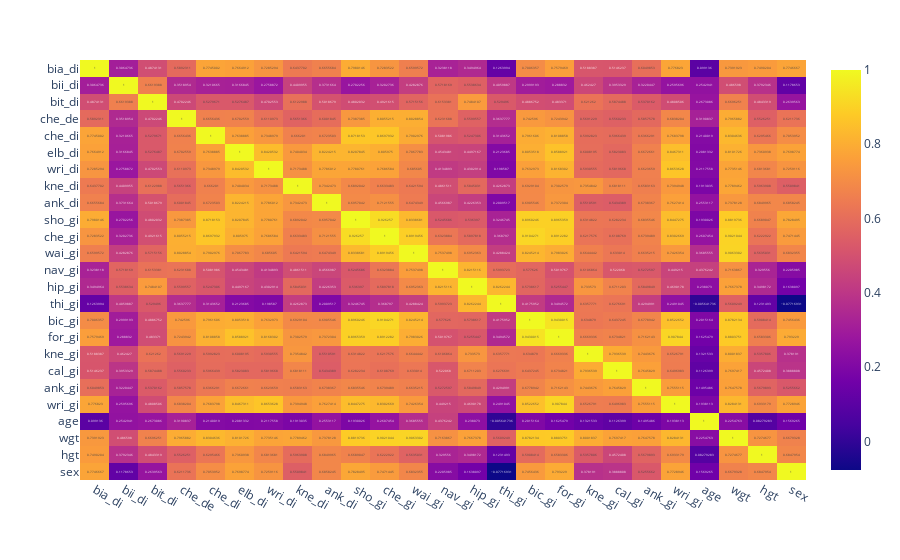

The notebook cell this image was saved under:
### Code cell
# Part 2 Task 6 Log normalization
x = body_df.drop('sex', axis=1)
for col in x.columns:
    x[col] = x[col].apply(lambda val: np.log(val) if val != 0 else 0)
y = body_df['sex']
fig = px.imshow(
    pd.concat([x, y], axis=1).corr(), text_auto=True, aspect='auto'
)
fig.show()

### Figure 1 — Plotly figure (JSON) as saved in the notebook; plotly's stock layout.template omitted (floating-point values rounded to 4 significant figures; data arrays with more than 128 entries replaced by an {"elided": "..."} marker saying what was removed)
{"data": [{"coloraxis": "coloraxis", "hovertemplate": "x: %{x}<br>y: %{y}<br>color: %{z}<extra></extra>", "name": "0", "texttemplate": "%{z}", "type": "heatmap", "x": ["bia_di", "bii_di", "bit_di", "che_de", "che_di", "elb_di", "wri_di", "kne_di", "ank_di", "sho_gi", "che_gi", "wai_gi", "nav_gi", "hip_gi", "thi_gi", "bic_gi", "for_gi", "kne_gi", "cal_gi", "ank_gi", "wri_gi", "age", "wgt", "hgt", "sex"], "xaxis": "x", "y": ["bia_di", "bii_di", "bit_di", "che_de", "che_di", "elb_di", "wri_di", "kne_di", "ank_di", "sho_gi", "che_gi", "wai_gi", "nav_gi", "hip_gi", "thi_gi", "bic_gi", "for_gi", "kne_gi", "cal_gi", "ank_gi", "wri_gi", "age", "wgt", "hgt", "sex"], "yaxis": "y", "z": {"elided": "25x25 float values"}}], "layout": {"coloraxis": {"colorscale": [[0, "#0d0887"], [0.1111, "#46039f"], [0.2222, "#7201a8"], [0.3333, "#9c179e"], [0.4444, "#bd3786"], [0.5556, "#d8576b"], [0.6667, "#ed7953"], [0.7778, "#fb9f3a"], [0.8889, "#fdca26"], [1, "#f0f921"]]}, "margin": {"t": 60}, "xaxis": {"anchor": "y", "domain": [0, 1]}, "yaxis": {"anchor": "x", "autorange": "reversed", "domain": [0, 1]}}}
